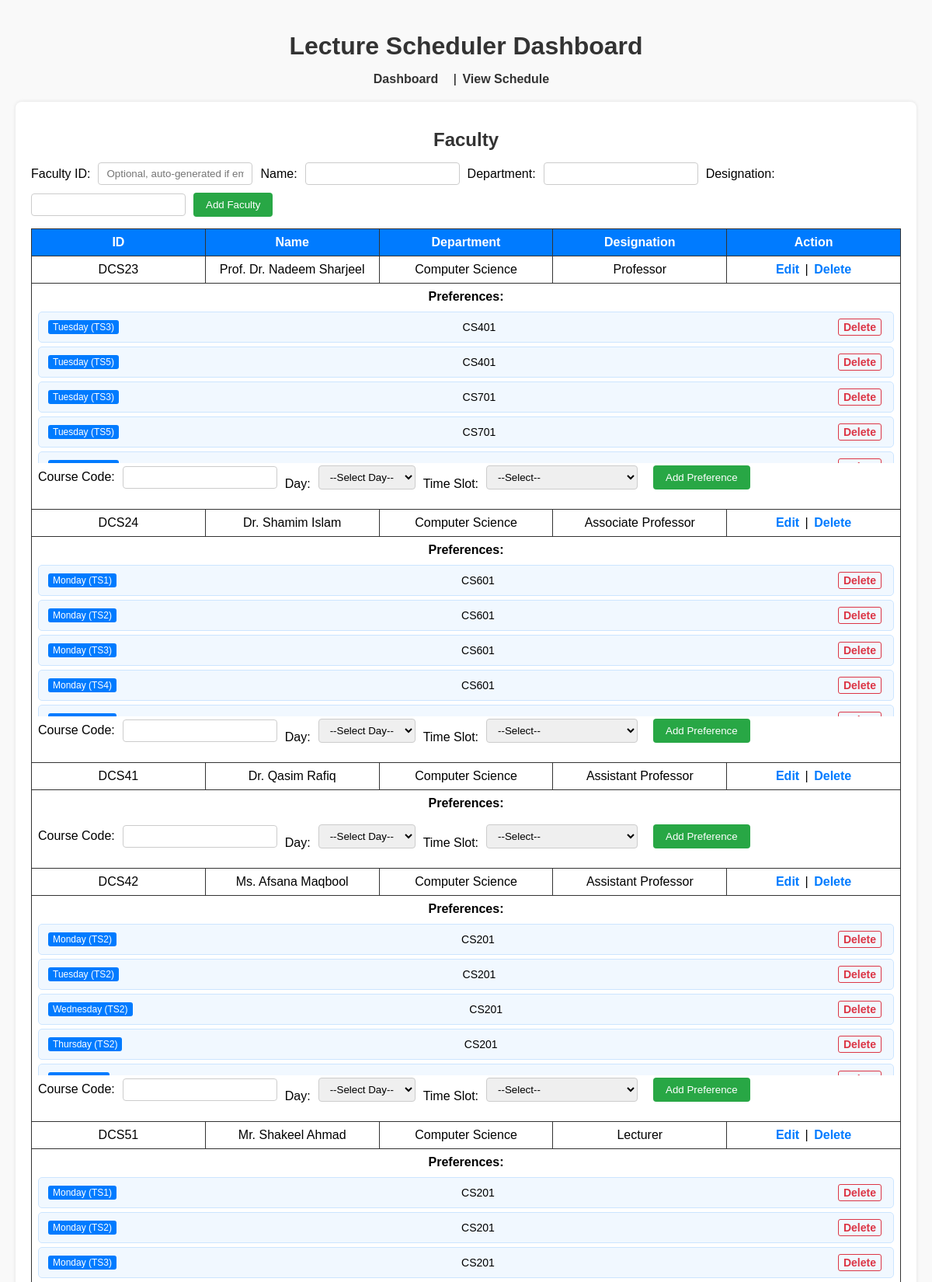
The page / (upper part) on the database its author committed.
### tables this page shows
CREATE TABLE `faculty` (
  `FacultyID` varchar(10) NOT NULL,
  `Name` varchar(100) NOT NULL,
  `Department` varchar(50) NOT NULL,
  `Designation` varchar(50) NOT NULL
);

CREATE TABLE `preferences` (
  `PrefID` int(11) NOT NULL,
  `FacultyID` varchar(10) NOT NULL,
  `CourseCode` varchar(10) NOT NULL,
  `Day` varchar(10) DEFAULT NULL,
  `TimeSlotID` varchar(5) DEFAULT NULL,
  `CreatedAt` timestamp NOT NULL DEFAULT current_timestamp()
);

### functions.php (called while the page is built, shortened)
<?php
require_once "config.php";
function getFaculty() {
    global $conn;
    $result = $conn->query("SELECT * FROM Faculty");
    return $result ? $result->fetch_all(MYSQLI_ASSOC) : [];
}
function getFacultyPreferences($facultyID) {
    global $conn;
    $facultyID = $conn->real_escape_string($facultyID);
    $result = $conn->query("SELECT * FROM preferences WHERE FacultyID='$facultyID' ORDER BY PrefID");
    return $result ? $result->fetch_all(MYSQLI_ASSOC) : [];
}
?>

### index.php (the view, shortened to what this page needs)
<?php
require_once "config.php";
require_once "functions.php";
$facultyList = getFaculty();
?>
<!DOCTYPE html>
<html>
<head>
    <link rel="stylesheet" href="assets/style.css?v=<?= filemtime('assets/style.css') ?>">
</head>
<body>
<h1>Lecture Scheduler Dashboard</h1>
<nav>
    <a href="index.php">Dashboard</a> |
    <a href="schedule.php">View Schedule</a>
</nav>
<section>
    <h2>Faculty</h2>
    <form method="POST">
        Faculty ID: <input type="text" name="facultyID" placeholder="Optional, auto-generated if empty">
        Name: <input type="text" name="name" required>
        Department: <input type="text" name="department" required>
        Designation: <input type="text" name="designation" required>
        <button type="submit" name="addFaculty">Add Faculty</button>
    </form>
    <table border="1">
        <tr><th>ID</th><th>Name</th><th>Department</th><th>Designation</th><th>Action</th></tr>
        <?php foreach($facultyList as $f): ?>
            <tr>
                <td><?= htmlspecialchars($f['FacultyID']) ?></td>
                <td><?= htmlspecialchars($f['Name']) ?></td>
                <td><?= htmlspecialchars($f['Department']) ?></td>
                <td><?= htmlspecialchars($f['Designation']) ?></td>
                <td>
                    <a href="editFaculty.php?id=<?= $f['FacultyID'] ?>">Edit</a> |
                    <a href="index.php?deleteFaculty=<?= $f['FacultyID'] ?>" onclick="return confirm('Are you sure?')">Delete</a>
                </td>
            </tr>
            <tr>
                <td colspan="5">
                    <strong>Preferences:</strong>
                   <div class="preferences-container">
						<ul class="preferences-list">
							<?php
							$prefs = getFacultyPreferences($f['FacultyID']);
							foreach($prefs as $p): ?>
								<li>
									<span class="badge"><?= $p['Day'] ?> (<?= $p['TimeSlotID'] ?>)</span>
									<?= htmlspecialchars($p['CourseCode']) ?>
									<a href="index.php?deletePref=<?= $p['PrefID'] ?>" onclick="return confirm('Delete preference?')">Delete</a>
								</li>
							<?php endforeach; ?>
						</ul>
					</div>
                    <form method="POST">
                        Course Code: <input type="text" name="courseCode" required><br>
                        Day:
						<select name="day">
							<option value="">--Select Day--</option>
						</select><br>
						Time Slot:
						<select name="timeSlotID">
							<option value="">--Select--</option>
						</select><br>
                        <button type="submit" name="addPref">Add Preference</button>
                    </form>
                </td>
            </tr>
        <?php endforeach; ?>
    </table>
</section>
</body>
</html>

### assets/style.css (style rules this page uses)
body { font-family: Arial, sans-serif; background-color: #f9f9f9; padding: 20px; margin: 0; }
h1, h2 { text-align: center; color: #333; margin-bottom: 15px; }
nav { text-align: center; margin-bottom: 20px; }
nav a { margin-right: 15px; text-decoration: none; color: #333; font-weight: bold; transition: color 0.3s; }
section { background-color: #fff; padding: 15px 20px; margin-bottom: 25px; border-radius: 8px; box-shadow: 0 0 5px rgba(0,0,0,0.1); }
form { display: flex; flex-wrap: wrap; gap: 10px; align-items: center; margin-bottom: 15px; }
form input[type="text"], form input[type="number"], form select { padding: 6px 10px; border: 1px solid #ccc; border-radius: 4px; }
form button { padding: 8px 16px; background-color: #28a745; border: none; color: #fff; cursor: pointer; border-radius: 4px; transition: background-color 0.3s; }
table { border-collapse: collapse; width: 100%; margin-top: 10px; table-layout: fixed; }
th, td { border: 1px solid #333; padding: 8px; text-align: center; vertical-align: top; word-wrap: break-word; }
th { background-color: #007BFF; color: #fff; }
a { text-decoration: none; color: #007BFF; font-weight: bold; margin: 0 3px; }
ul { list-style-type: disc; padding-left: 20px; margin-top: 5px; margin-bottom: 10px; }
ul li { margin-bottom: 3px; }
ul.preferences-list { list-style-type: none; padding-left: 0; margin-top: 5px; }
ul.preferences-list li { background-color: #f1f8ff; border: 1px solid #cce5ff; padding: 8px 12px; margin-bottom: 5px; border-radius: 5px; display: flex; justify-content: space-between; align-items: center; font-size: 14px; }
ul.preferences-list li a { color: #dc3545; text-decoration: none; font-weight: bold; padding: 2px 6px; border: 1px solid #dc3545; border-radius: 3px; transition: all 0.2s ease-in-out; }
ul.preferences-list li span.badge { background-color: #007bff; color: #fff; padding: 2px 6px; border-radius: 3px; font-size: 12px; margin-right: 5px; }
.preferences-container { max-height: 200px; overflow-y: auto; margin-top: 5px; }

### rows shown on the page
faculty: FacultyID "DCS23", Name "Prof. Dr. Nadeem Sharjeel", Department "Computer Science", Designation "Professor"
preferences: Day "Tuesday", TimeSlotID "TS3", CourseCode "CS401"
preferences: Day "Tuesday", TimeSlotID "TS5", CourseCode "CS401"
preferences: Day "Tuesday", TimeSlotID "TS3", CourseCode "CS701"
preferences: Day "Tuesday", TimeSlotID "TS5", CourseCode "CS701"
faculty: FacultyID "DCS24", Name "Dr. Shamim Islam", Department "Computer Science", Designation "Associate Professor"
preferences: Day "Monday", TimeSlotID "TS1", CourseCode "CS601"
preferences: Day "Monday", TimeSlotID "TS2", CourseCode "CS601"
preferences: Day "Monday", TimeSlotID "TS3", CourseCode "CS601"
preferences: Day "Monday", TimeSlotID "TS4", CourseCode "CS601"
faculty: FacultyID "DCS41", Name "Dr. Qasim Rafiq", Department "Computer Science", Designation "Assistant Professor"
faculty: FacultyID "DCS42", Name "Ms. Afsana Maqbool", Department "Computer Science", Designation "Assistant Professor"
preferences: Day "Monday", TimeSlotID "TS2", CourseCode "CS201"
preferences: Day "Tuesday", TimeSlotID "TS2", CourseCode "CS201"
preferences: Day "Wednesday", TimeSlotID "TS2", CourseCode "CS201"
preferences: Day "Thursday", TimeSlotID "TS2", CourseCode "CS201"
faculty: FacultyID "DCS51", Name "Mr. Shakeel Ahmad", Department "Computer Science", Designation "Lecturer"
preferences: Day "Monday", TimeSlotID "TS1", CourseCode "CS201"
preferences: Day "Monday", TimeSlotID "TS2", CourseCode "CS201"
preferences: Day "Monday", TimeSlotID "TS3", CourseCode "CS201"
